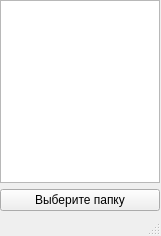
<?xml version="1.0" encoding="UTF-8"?>
<ui version="4.0">
 <class>MainWindow</class>
 <widget class="QMainWindow" name="MainWindow">
  <property name="geometry">
   <rect>
    <x>0</x>
    <y>0</y>
    <width>161</width>
    <height>236</height>
   </rect>
  </property>
  <property name="windowTitle">
   <string>MainWindow</string>
  </property>
  <widget class="QWidget" name="centralwidget">
   <widget class="QWidget" name="verticalLayoutWidget">
    <property name="geometry">
     <rect>
      <x>0</x>
      <y>0</y>
      <width>160</width>
      <height>211</height>
     </rect>
    </property>
    <layout class="QVBoxLayout" name="verticalLayout">
     <item>
      <widget class="QListWidget" name="listWidget"/>
     </item>
     <item>
      <widget class="QPushButton" name="btnBrowse">
       <property name="text">
        <string>Выберите папку</string>
       </property>
      </widget>
     </item>
    </layout>
   </widget>
  </widget>
  <widget class="QStatusBar" name="statusbar"/>
 </widget>
 <resources/>
 <connections/>
</ui>
